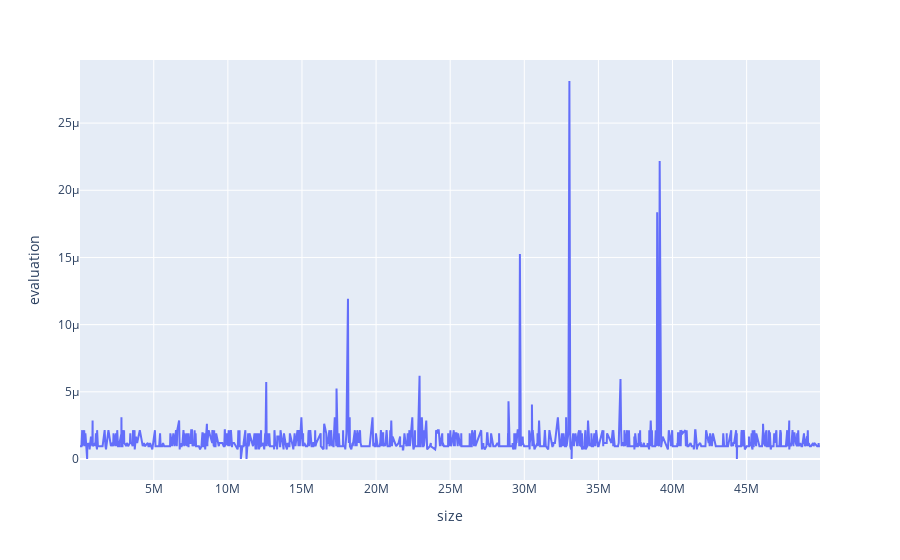

The notebook cell this image was saved under:
### Code cell
build_chart(sorted(evaluate_results(1000), key=lambda tup: tup[0]))

### Figure 1 — Plotly figure (JSON) as saved in the notebook; plotly's stock layout.template omitted (floating-point values rounded to 4 significant figures; data arrays with more than 128 entries replaced by an {"elided": "..."} marker saying what was removed)
{"data": [{"hovertemplate": "size=%{x}<br>evaluation=%{y}<extra></extra>", "legendgroup": "", "line": {"color": "#636efa", "dash": "solid"}, "mode": "lines", "name": "", "orientation": "v", "showlegend": false, "type": "scatter", "x": {"elided": "1000 int values"}, "xaxis": "x", "y": {"elided": "1000 float values"}, "yaxis": "y"}], "layout": {"legend": {"tracegroupgap": 0}, "margin": {"t": 60}, "xaxis": {"anchor": "y", "domain": [0, 1], "title": {"text": "size"}}, "yaxis": {"anchor": "x", "domain": [0, 1], "title": {"text": "evaluation"}}}}
